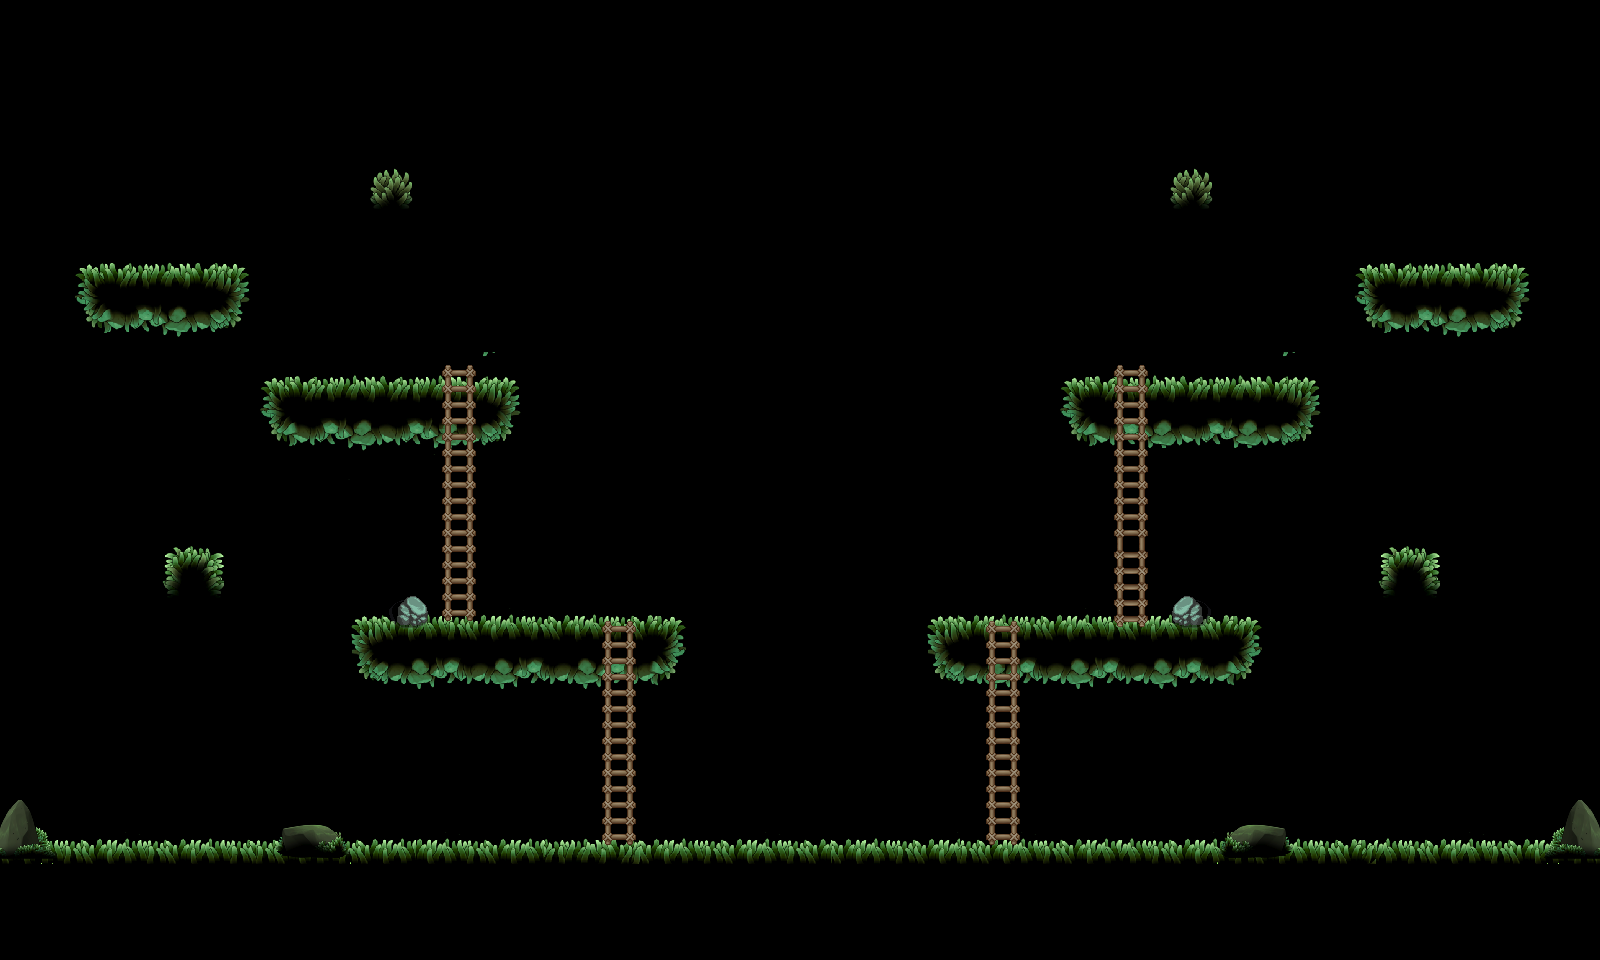

This is a level from a 2D game, rendered from its Tiled map with the project's own tilesets. A one-line summary and the map file follow, with tile-layer data summarised:
An orthogonal 50x30 tile map with 32x32 px tiles, 5 tile layers (фон, земля, трава, лестницы, ...), 4 tilesets.

<map version="1.9" tiledversion="1.9.2" orientation="orthogonal" renderorder="right-down" width="50" height="30" tilewidth="32" tileheight="32" infinite="0" nextlayerid="6" nextobjectid="1">
 <tileset firstgid="1" source="for maps/Иллюстрация-без-названия (29).tsx" />
 <tileset firstgid="290" source="for maps/Иллюстрация-без-названия (30).tsx" />
 <tileset firstgid="579" source="for maps/Иллюстрация-без-названия (28).tsx" />
 <tileset firstgid="868" source="for maps/itemsheet.tsx" />
 <layer id="5" name="фон" width="50" height="30">
  <data>[1500 cells, 0 non-empty, 0 distinct tile ids]</data>
 </layer>
 <layer id="1" name="земля" width="50" height="30">
  <data>[1500 cells, 274 non-empty, 68 distinct tile ids]</data>
 </layer>
 <layer id="2" name="трава" width="50" height="30">
  <data>[1500 cells, 116 non-empty, 34 distinct tile ids]</data>
 </layer>
 <layer id="3" name="лестницы" width="50" height="30">
  <data>[1500 cells, 68 non-empty, 8 distinct tile ids]</data>
 </layer>
 <layer id="4" name="декорация" width="50" height="30">
  <data>[1500 cells, 28 non-empty, 14 distinct tile ids]</data>
 </layer>
</map>
